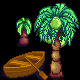

A level layout from a 2D game, rendered from its tile map. Below: a short description, then the map file with its tile-grid data intact:
An orthogonal 5x5 tile map with 16x16 px tiles, 5 tile layers (Back, Buildings, Front, AlwaysFront, ...).

<map version="1.10" tiledversion="1.10.2" orientation="orthogonal" renderorder="right-down" compressionlevel="0" width="5" height="5" tilewidth="16" tileheight="16" infinite="0" nextlayerid="19" nextobjectid="59">
 <properties>
  <property name="AllowGiantCrops" value="T" />
  <property name="CanBuildHere" value="T" />
  <property name="EnableGrassSpread" value="T" />
  <property name="Fall_Objects" value="T" />
  <property name="FarmFishLocationOverride" value="Mountain 0.5" />
  <property name="ForceAllowTreePlanting" value="T" />
  <property name="IsFarm" value="T" />
  <property name="LocationContext" value="Default" />
  <property name="LooserBuildRestrictions" value="T" />
  <property name="Outdoors" value="T" />
  <property name="Spring_Objects" value="T" />
  <property name="Summer_Objects" value="T" />
  <property name="Winter_Objects" value="T" />
 </properties>
 <tileset firstgid="1" source="z_ModTile.tsx" />
 <layer id="1" name="Back" width="5" height="5">
  <data encoding="csv">
0,0,0,0,0,
0,0,0,0,0,
0,0,0,0,0,
0,0,0,0,0,
0,0,0,0,0
</data>
 </layer>
 <layer id="2" name="Buildings" width="5" height="5">
  <data encoding="csv">
0,0,0,0,0,
0,0,0,0,0,
0,123,0,0,0,
295,296,297,0,0,
312,313,314,602,0
</data>
 </layer>
 <layer id="3" name="Front" width="5" height="5">
  <data encoding="csv">
0,0,0,0,0,
0,0,0,0,0,
0,0,567,568,569,
0,0,0,585,0,
0,0,0,0,0
</data>
 </layer>
 <layer id="4" name="AlwaysFront" width="5" height="5">
  <data encoding="csv">
0,0,533,534,535,
0,106,550,551,552,
0,0,0,0,0,
0,0,0,0,0,
0,0,0,0,0
</data>
 </layer>
 <layer id="5" name="Paths" width="5" height="5">
  <data encoding="csv">
0,0,0,0,0,
0,0,0,0,0,
0,0,0,0,0,
0,0,0,0,0,
0,0,0,0,0
</data>
 </layer>
 <objectgroup id="6" name="Back" />
 <objectgroup id="7" name="Buildings" />
 <objectgroup id="8" name="Front" />
 <objectgroup id="9" name="AlwaysFront" />
 <objectgroup id="10" name="Paths" />
</map>
